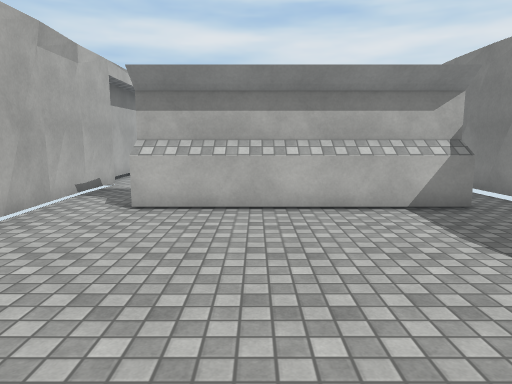
view 1 (above)

16 first-person views from a walk through a scene from a Unity 3-D project. The camera is 1.5 m above the floor, tilts 8° down and sees 70° across. The floor is counted in squares, 1 m on a side. Each view is taken from the middle of a square. On the plan, view 1 faces up. The plan holds only what a view shows up to about 16 squares ahead; the rest is blank. The place goes on beyond the plan. Surface patterns are stand-ins for the level's own textures.

view 2
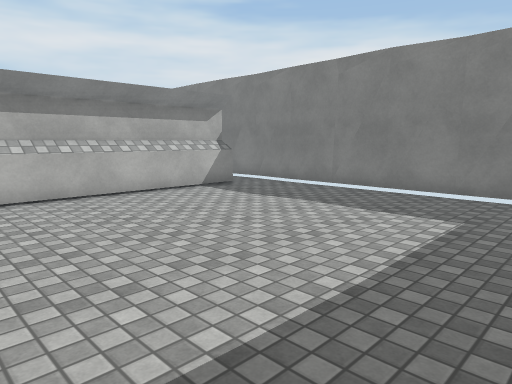

view 3
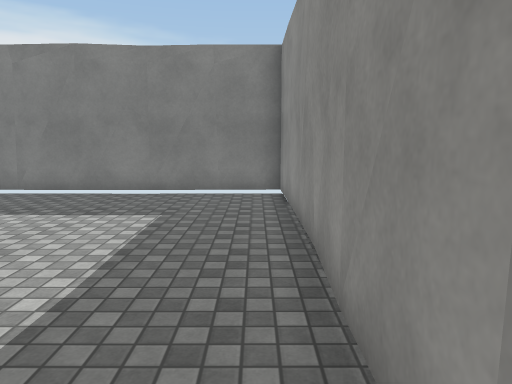

view 4
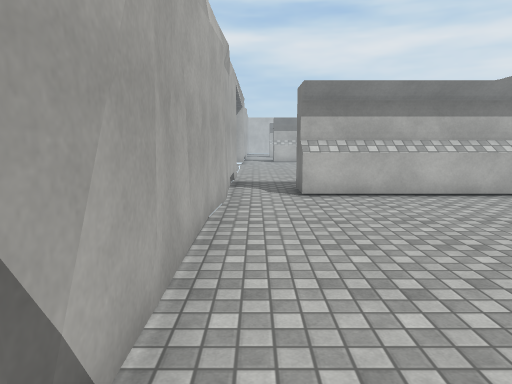

view 5
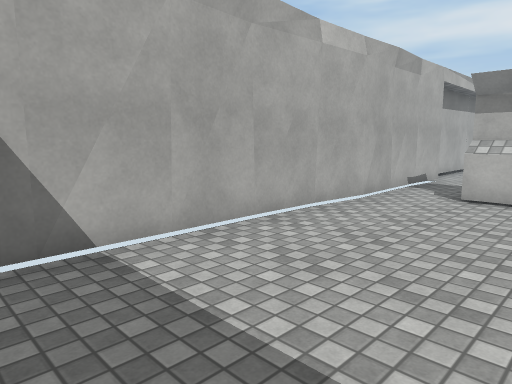

view 6
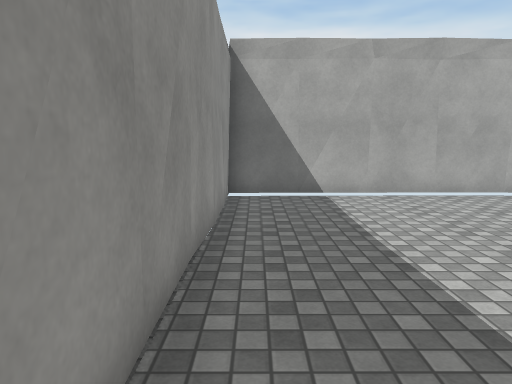

view 7
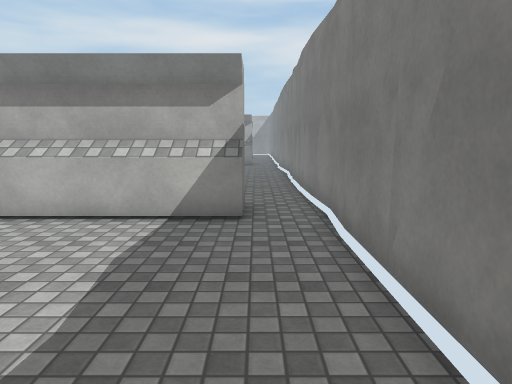

view 8
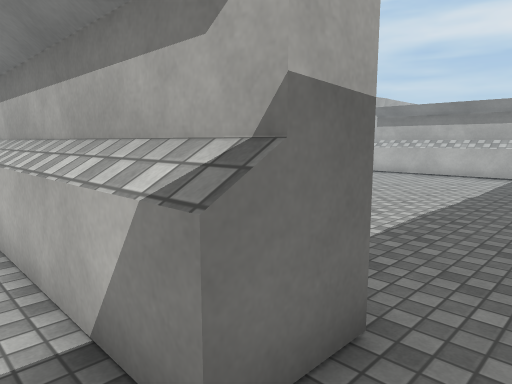

view 9
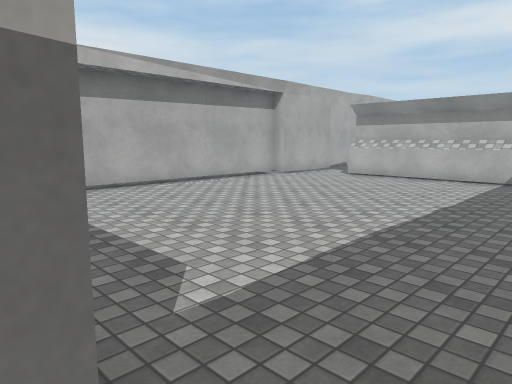

view 10
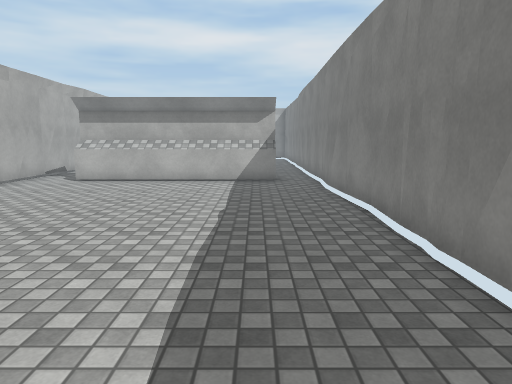

view 11
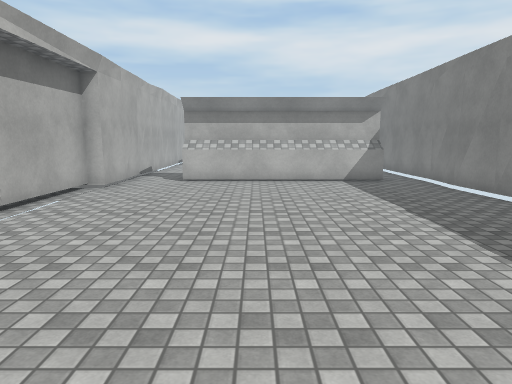

view 12
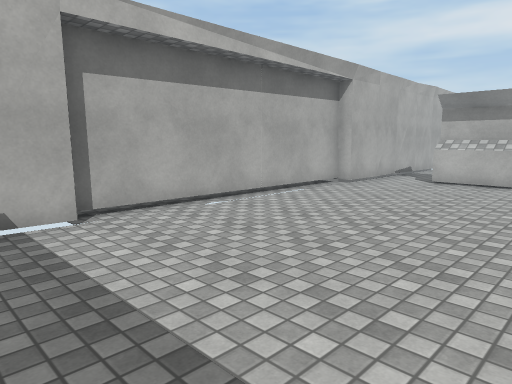

view 13
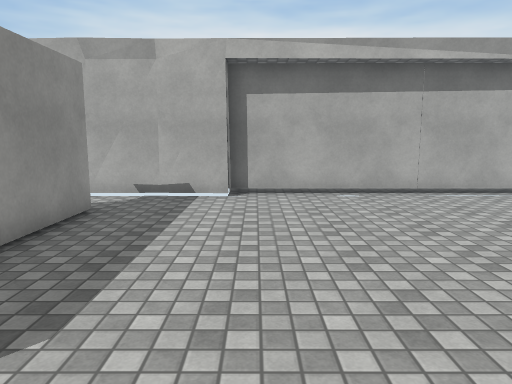

view 14
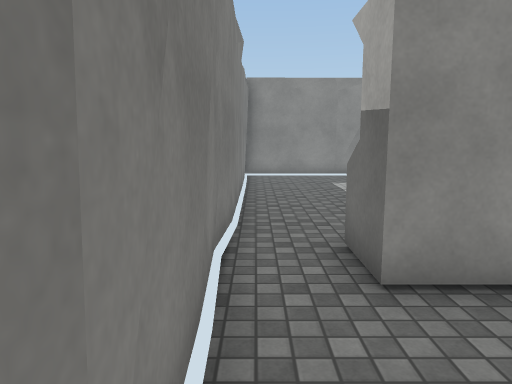

view 15
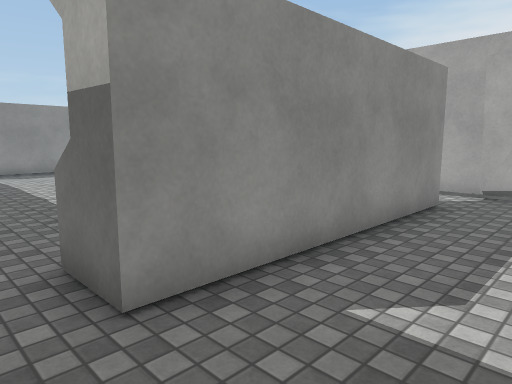

view 16
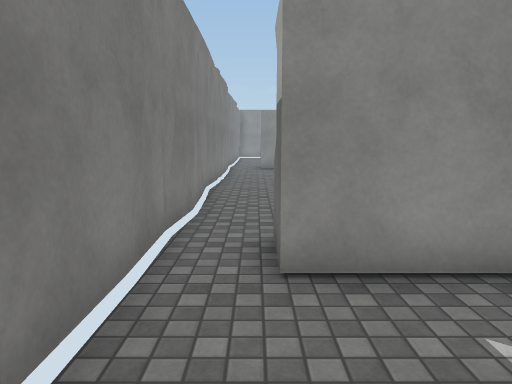

### Floor plan
Points are (right, up) in squares from view 1. A wall is a line through its corners. A room is listed if a view was taken in it or the views show most of it. See-through windows are left out.
Room 1 (views 1, 2, 3, 4, 5, 6, 7, 8, 9)
walls: (-4.9, 5.7) (-4.8, -2.9) (6.3, -2.7) (6.3, 9.4); (4.8, 8.5) (-2.8, 8.5); (-4.7, 6.8) (-4.9, 4.8); (4.7, 9.5) (4.7, 7.9) (-2.7, 7.9) (-2.7, 9.5); (-4.9, 9.6) (-4.9, 6.7)
ways out: opening at (-3.5, 8.5) to room 2; opening at (5.5, 8.5) to room 2
Room 2 (views 10, 11, 12, 13, 14)
walls: (6.4, 14.5) (6.5, 15.1); (-4.8, 21.6) (-5.4, 21.6); (1.6, 9.5) (4.7, 9.5); (4.8, 24.2) (-2.8, 24.2); (-2.7, 9.5) (0.1, 9.5); (4.7, 25.1) (4.7, 23.6) (-2.8, 23.6); (-5.3, 23.5) (-5.3, 12.3) (-4.9, 12.3) (-4.9, 9.6); (6.3, 9.4) (6.4, 25.6); (-4.8, 24.4) (-4.8, 23.4); (-5, 26.3) (-5, 23.5)
ways out: opening at (-3.5, 8.5) to room 1; opening at (5.5, 8.5) to room 1; opening at (-3.5, 24.5) to room 3; opening at (5.5, 24.5) to room 3
Room 3 (views 15, 16)
walls: (-2.8, 25.1) (4.7, 25.1); (6.4, 25.6) (6.4, 27.3); (-4.9, 26.2) (-5, 25.5)
ways out: opening at (-3.5, 24.5) to room 2; opening at (5.5, 24.5) to room 2

Positions as (right, up) in squares from view 1, and headings:
1: (0, 0), facing up
2: (-4, -2), facing up-right
3: (-4, -2), facing right
4: (-4, -2), facing up
5: (0, -2), facing up-left
6: (5, -2), facing left
7: (5, 1), facing up
8: (6, 7), facing up-left
9: (6, 9), facing up-left
10: (4, 10), facing up
11: (0, 10), facing up
12: (2, 10), facing up-left
13: (5, 13), facing left
14: (6, 13), facing down
15: (6, 28), facing down-left
16: (5, 29), facing down
